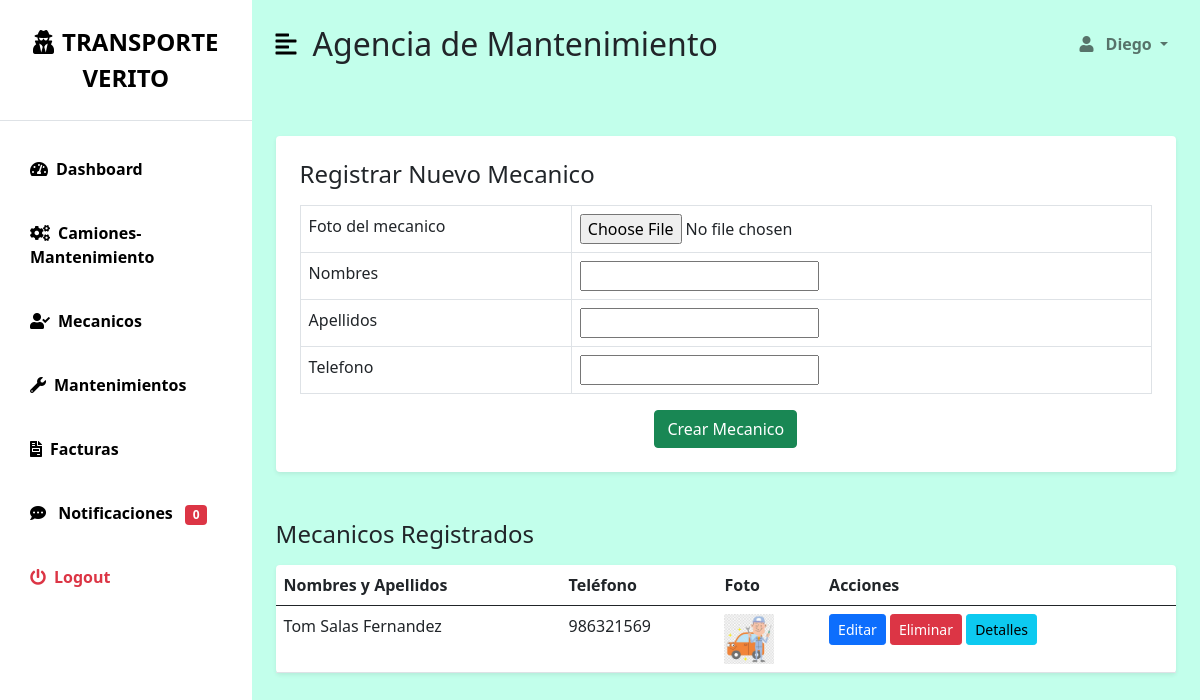
Page /mecanicos/ (signed in) on the committed database.
### myapp/models.py (models this page shows, shortened)
class User(AbstractUser):
    dni = models.CharField(max_length=8, unique=True, verbose_name="DNI")
    phone = models.CharField(max_length=15, blank=True, null=True, verbose_name="Teléfono")
    empresa = models.ForeignKey(Empresa, on_delete=models.CASCADE, verbose_name="Empresa", null=True, blank=True)
    class Meta:
        verbose_name = "Usuario"
        verbose_name_plural = "Usuarios"
    def has_role(self, role_name):
        return self.groups.filter(name=role_name).exists()

class Mecanico(models.Model):
    nombres = models.CharField(max_length=100)
    apellidos = models.CharField(max_length=100)
    telefono = models.CharField(max_length=9)
    foto = models.ImageField(upload_to='mecanicos/', null=True, blank=True)

### myapp/views.py (the view)
        def _wrapped_view(request, *args, **kwargs):
            if not request.user.is_authenticated or not request.user.has_role(role_name):
                raise PermissionDenied
            return view_func(request, *args, **kwargs)

### myapp/forms.py
class MecanicoForm(forms.ModelForm):
    class Meta:
        model = Mecanico
        fields = ['nombres', 'apellidos', 'telefono', 'foto']
        widgets = {
            'foto': forms.ClearableFileInput(attrs={'accept': 'image/*'}),  # Solo imágenes
        }
        labels = {
            'nombres': 'Nombres del mecánico',
            'apellidos': 'Apellidos del mecánico',
            'telefono': 'Teléfono',
            'foto': 'Foto del mecánico',
        }

### myapp/context_processors.py (called while the page is built)
def notificaciones(request):
    if request.user.is_authenticated:
        notificaciones_no_leidas = Notificacion.objects.filter(usuario=request.user, leido=False).count()
    else:
        notificaciones_no_leidas = 0
    return {'notificaciones_no_leidas': notificaciones_no_leidas}

### myapp/views.py (called while the page is built, shortened)
def role_required(role_name):
    def decorator(view_func):
        def _wrapped_view(request, *args, **kwargs):
            if not request.user.is_authenticated or not request.user.has_role(role_name):
                raise PermissionDenied
            return view_func(request, *args, **kwargs)
        return _wrapped_view
    return decorator

@login_required
@role_required('mantenimiento')
def MecanicoController(request, action=None, mecanico_id=None):
    if request.method == 'GET':
        mecanicos = Mecanico.objects.all()
        form = MecanicoForm()
        return render(request, 'S_MANTENIMIENTO/Mecanico/Gestion_Mecanicos.html', {
            'mecanicos': mecanicos,  # Lista completa de mecánicos
            'form': form,            # Formulario vacío o prellenado
            'action': action,
            'mecanico_id': mecanico_id,
        })
    return HttpResponseNotAllowed(['GET', 'POST'])

### templates/S_MANTENIMIENTO/Mecanico/Gestion_Mecanicos.html (shortened to what this page needs)
{% extends 'bases/base_mantenimiento.html' %}  {% block page_title %} Agencia de Mantenimiento
{%endblock %} {% block content %}
<div class="row my-5">
  <div class="col-12 mb-5">
    <section class="form-container p-4 bg-white rounded shadow-sm">
      <h3 class="fs-4 mb-3">Registrar Nuevo Mecanico</h3>
      <form
        method="POST"
        action="{% url 'crear_mecanico' action='crear' %}"
        enctype="multipart/form-data"
      >
        <table class="table table-bordered">
          <tbody>
            <tr>
              <td><label for="id_foto">Foto del mecanico</label></td>
              <td>{{ form.foto }}</td>
            </tr>
            <tr>
              <td><label for="id_nombres">Nombres</label></td>
              <td>{{ form.nombres }}</td>
            </tr>
            <tr>
              <td><label for="id_apellidos">Apellidos</label></td>
              <td>{{ form.apellidos }}</td>
            </tr>
            <tr>
              <td><label for="id_telefono">Telefono</label></td>
              <td>{{ form.telefono }}</td>
            </tr>
          </tbody>
        </table>
        <div class="text-center mt-3">
          <button type="submit" class="btn btn-success">Crear Mecanico</button>
        </div>
      </form>
    </section>
  </div>
  <div class="col-12">
    <h3 class="fs-4 mb-3">Mecanicos Registrados</h3>
    <table class="table bg-white rounded shadow-sm table-hover">
      <thead>
        <tr>
          <th>Nombres y Apellidos</th>
          <th>Teléfono</th>
          <th>Foto</th>
          <th>Acciones</th>
        </tr>
      </thead>
      <tbody>
        {% for mecanico in mecanicos %}
        <tr>
          <td>{{ mecanico.nombres }} {{ mecanico.apellidos }}</td>
          <td>{{ mecanico.telefono }}</td>
          <td>
            {% if mecanico.foto %}
            <img src="{{ mecanico.foto.url }}" alt="Foto" width="50" />
            {% else %} No disponible {% endif %}
          </td>
          <td>
            <a
              href="{% url 'editar_mecanico' mecanico.id %}"
              class="btn btn-primary btn-sm"
              >Editar</a
            >
            <form
              method="POST"
              action="{% url 'eliminar_mecanico' 'eliminar' mecanico.id %}"
              style="display: inline-block"
            >
              <button type="submit" class="btn btn-danger btn-sm">
                Eliminar
              </button>
            </form>
            <a
              href="{% url 'detalles_mecanico' mecanico.id %}"
              class="btn btn-info btn-sm"
              aria-label="Mostrar detalles"
            >
              Detalles
            </a>
          </td>
        </tr>
        {% endfor %}
      </tbody>
    </table>
  </div>
</div>
{% endblock %}

### templates/bases/base_mantenimiento.html (shortened to what this page needs)
<!DOCTYPE html>
<html lang="es">
  <head>
    <link
      href="https://cdn.jsdelivr.net/npm/bootstrap@5.0.0-beta3/dist/css/bootstrap.min.css"
      rel="stylesheet"
    />
    <link
      rel="stylesheet"
      href="https://cdnjs.cloudflare.com/ajax/libs/font-awesome/5.15.3/css/all.min.css"
    />
    {% load static %}
    <link
      rel="stylesheet"
      href="{% static 'css/dashboard.css' %}?v={{ timestamp }}"
    />
  </head>
  <body>
    <div class="d-flex" id="wrapper">
      <div class="bg-white" id="sidebar-wrapper">
        <div
          class="sidebar-heading text-center py-4 primary-text fs-4 fw-bold text-uppercase border-bottom"
        >
          <i class="fas fa-user-secret me-2"></i>TRANSPORTE VERITO
        </div>
        <div class="list-group list-group-flush my-3">
          <a
            href="{% url 'role_page' 'mantenimiento' %}"
            class="list-group-item list-group-item-action bg-transparent second-text active"
          >
            <i class="fas fa-tachometer-alt me-2"></i>Dashboard
          </a>
          <a
            href="{% url 'camiones_en_mantenimiento' %}"
            class="list-group-item list-group-item-action bg-transparent second-text fw-bold"
          >
            <i class="fas fa-cogs me-2"></i>Camiones-Mantenimiento
          </a>
          <a
            href="{%url 'addmecanico'%}"
            class="list-group-item list-group-item-action bg-transparent second-text fw-bold"
            ><i class="fas fa-user-check me-2"></i>Mecanicos</a
          >
          <a
            href="{% url 'listar_mantenimientos' %}"
            class="list-group-item list-group-item-action bg-transparent second-text fw-bold"
          >
            <i class="fas fa-wrench me-2"></i>Mantenimientos
          </a>
          <a
            href="{% url 'lista_facturas' %}"
            class="list-group-item list-group-item-action bg-transparent second-text fw-bold"
          >
            <i class="fas fa-file-invoice me-2"></i>Facturas
          </a>
          <a
            href="{% url 'lista_notificaciones' %}"
            class="list-group-item list-group-item-action bg-transparent second-text fw-bold"
          >
            <i class="fas fa-comment-dots me-2"></i> Notificaciones
            <span class="badge bg-danger ms-2"
              >{{ notificaciones_no_leidas }}</span
            >
          </a>
          <a
            href="{% url 'logout' %}"
            class="list-group-item list-group-item-action bg-transparent text-danger fw-bold"
          >
            <i class="fas fa-power-off me-2"></i>Logout
          </a>
        </div>
      </div>
      <div id="page-content-wrapper">
        <nav
          class="navbar navbar-expand-lg navbar-light bg-transparent py-4 px-4"
        >
          <div class="d-flex align-items-center">
            <i
              class="fas fa-align-left primary-text fs-4 me-3"
              id="menu-toggle"
            ></i>
            <h2 class="fs-2 m-0">
              {% block page_title %}Panel de Control{% endblock %}
            </h2>
          </div>
          <div class="collapse navbar-collapse" id="navbarSupportedContent">
            <ul class="navbar-nav ms-auto mb-2 mb-lg-0">
              <li class="nav-item dropdown">
                <a
                  class="nav-link dropdown-toggle second-text fw-bold"
                  href="#"
                  id="navbarDropdown"
                  role="button"
                  data-bs-toggle="dropdown"
                  aria-expanded="false"
                >
                  <i class="fas fa-user me-2"></i> {{ user.username }}
                </a>
              </li>
            </ul>
          </div>
        </nav>
        <div class="container-fluid px-4">
          {% block content %} {% endblock %}
        </div>
      </div>
    </div>
  </body>
</html>

### static/css/dashboard.css (style rules this page uses)
:root { --main-bg-color: #d2ffde!important; --main-text-color: #000000; --second-text-color: #000000; --second-bg-color: #030303; }
.primary-text { color: var(--main-text-color); }
.second-text { color: var(--second-text-color); }
#wrapper { overflow-x: hidden; background-color: #c2ffeb!important; }
#sidebar-wrapper { min-height: 100vh; margin-left: -15rem; -webkit-transition: margin 0.25s ease-out; -moz-transition: margin 0.25s ease-out; -o-transition: margin 0.25s ease-out; transition: margin 0.25s ease-out; }
#sidebar-wrapper .sidebar-heading { padding: 0.875rem 1.25rem; font-size: 1.2rem; }
#sidebar-wrapper .list-group { width: 15rem; }
#page-content-wrapper { min-width: 100vw; }
#menu-toggle { cursor: pointer; }
.list-group-item { border: none; padding: 20px 30px; }
.list-group-item.active { background-color: transparent; color: var(--main-text-color); font-weight: bold; border: none; }
@media (min-width: 768px) { #sidebar-wrapper { margin-left: 0; } }
@media (min-width: 768px) { #page-content-wrapper { min-width: 0; width: 100%; } }

### rows in the picture
User: username "Diego"
Mecanico: nombres "Tom", apellidos "Salas Fernandez", telefono "986321569", foto (picture)

### other values in the picture
{{ notificaciones_no_leidas }} "0"
